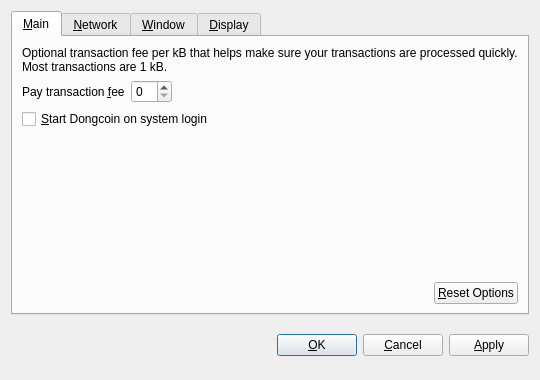
<?xml version="1.0" encoding="UTF-8"?>
<ui version="4.0">
 <class>OptionsDialog</class>
 <widget class="QDialog" name="OptionsDialog">
  <property name="geometry">
   <rect>
    <x>0</x>
    <y>0</y>
    <width>540</width>
    <height>380</height>
   </rect>
  </property>
  <property name="windowTitle">
   <string>Options</string>
  </property>
  <property name="modal">
   <bool>true</bool>
  </property>
  <layout class="QVBoxLayout" name="verticalLayout">
   <item>
    <widget class="QTabWidget" name="tabWidget">
     <property name="tabPosition">
      <enum>QTabWidget::North</enum>
     </property>
     <property name="currentIndex">
      <number>0</number>
     </property>
     <widget class="QWidget" name="tabMain">
      <attribute name="title">
       <string>&amp;Main</string>
      </attribute>
      <layout class="QVBoxLayout" name="verticalLayout_Main">
       <item>
        <widget class="QLabel" name="transactionFeeInfoLabel">
         <property name="text">
          <string>Optional transaction fee per kB that helps make sure your transactions are processed quickly. Most transactions are 1 kB.</string>
         </property>
         <property name="textFormat">
          <enum>Qt::PlainText</enum>
         </property>
         <property name="wordWrap">
          <bool>true</bool>
         </property>
        </widget>
       </item>
       <item>
        <layout class="QHBoxLayout" name="horizontalLayout_1_Main">
         <item>
          <widget class="QLabel" name="transactionFeeLabel">
           <property name="text">
            <string>Pay transaction &amp;fee</string>
           </property>
           <property name="textFormat">
            <enum>Qt::PlainText</enum>
           </property>
           <property name="buddy">
            <cstring>transactionFee</cstring>
           </property>
          </widget>
         </item>
         <item>
          <widget class="BitcoinAmountField" name="transactionFee"/>
         </item>
         <item>
          <spacer name="horizontalSpacer_1_Main">
           <property name="orientation">
            <enum>Qt::Horizontal</enum>
           </property>
           <property name="sizeHint" stdset="0">
            <size>
             <width>40</width>
             <height>20</height>
            </size>
           </property>
          </spacer>
         </item>
        </layout>
       </item>
       <item>
        <widget class="QCheckBox" name="bitcoinAtStartup">
         <property name="toolTip">
          <string>Automatically start Dongcoin after logging in to the system.</string>
         </property>
         <property name="text">
          <string>&amp;Start Dongcoin on system login</string>
         </property>
        </widget>
       </item>
       <item>
        <spacer name="verticalSpacer_Main">
         <property name="orientation">
          <enum>Qt::Vertical</enum>
         </property>
         <property name="sizeHint" stdset="0">
          <size>
           <width>20</width>
           <height>40</height>
          </size>
         </property>
        </spacer>
       </item>
       <item>
        <layout class="QHBoxLayout" name="horizontalLayout_2_Main">
         <item>
          <spacer name="horizontalSpacer_2_Main">
           <property name="orientation">
            <enum>Qt::Horizontal</enum>
           </property>
           <property name="sizeHint" stdset="0">
            <size>
             <width>40</width>
             <height>20</height>
            </size>
           </property>
          </spacer>
         </item>
         <item>
          <widget class="QPushButton" name="resetButton">
           <property name="toolTip">
            <string>Reset all client options to default.</string>
           </property>
           <property name="text">
            <string>&amp;Reset Options</string>
           </property>
           <property name="autoDefault">
            <bool>false</bool>
           </property>
          </widget>
         </item>
        </layout>
       </item>
      </layout>
     </widget>
     <widget class="QWidget" name="tabNetwork">
      <attribute name="title">
       <string>&amp;Network</string>
      </attribute>
      <layout class="QVBoxLayout" name="verticalLayout_Network">
       <item>
        <widget class="QCheckBox" name="mapPortUpnp">
         <property name="toolTip">
          <string>Automatically open the Dongcoin client port on the router. This only works when your router supports UPnP and it is enabled.</string>
         </property>
         <property name="text">
          <string>Map port using &amp;UPnP</string>
         </property>
        </widget>
       </item>
       <item>
        <widget class="QCheckBox" name="connectSocks">
         <property name="toolTip">
          <string>Connect to the Dongcoin network through a SOCKS proxy (e.g. when connecting through Tor).</string>
         </property>
         <property name="text">
          <string>&amp;Connect through SOCKS proxy:</string>
         </property>
        </widget>
       </item>
       <item>
        <layout class="QHBoxLayout" name="horizontalLayout_Network">
         <item>
          <widget class="QLabel" name="proxyIpLabel">
           <property name="text">
            <string>Proxy &amp;IP:</string>
           </property>
           <property name="textFormat">
            <enum>Qt::PlainText</enum>
           </property>
           <property name="buddy">
            <cstring>proxyIp</cstring>
           </property>
          </widget>
         </item>
         <item>
          <widget class="QValidatedLineEdit" name="proxyIp">
           <property name="maximumSize">
            <size>
             <width>140</width>
             <height>16777215</height>
            </size>
           </property>
           <property name="toolTip">
            <string>IP address of the proxy (e.g. 127.0.0.1)</string>
           </property>
          </widget>
         </item>
         <item>
          <widget class="QLabel" name="proxyPortLabel">
           <property name="text">
            <string>&amp;Port:</string>
           </property>
           <property name="textFormat">
            <enum>Qt::PlainText</enum>
           </property>
           <property name="buddy">
            <cstring>proxyPort</cstring>
           </property>
          </widget>
         </item>
         <item>
          <widget class="QLineEdit" name="proxyPort">
           <property name="maximumSize">
            <size>
             <width>55</width>
             <height>16777215</height>
            </size>
           </property>
           <property name="toolTip">
            <string>Port of the proxy (e.g. 9050)</string>
           </property>
          </widget>
         </item>
         <item>
          <widget class="QLabel" name="socksVersionLabel">
           <property name="text">
            <string>SOCKS &amp;Version:</string>
           </property>
           <property name="textFormat">
            <enum>Qt::PlainText</enum>
           </property>
           <property name="buddy">
            <cstring>socksVersion</cstring>
           </property>
          </widget>
         </item>
         <item>
          <widget class="QValueComboBox" name="socksVersion">
           <property name="toolTip">
            <string>SOCKS version of the proxy (e.g. 5)</string>
           </property>
          </widget>
         </item>
         <item>
          <spacer name="horizontalSpacer_Network">
           <property name="orientation">
            <enum>Qt::Horizontal</enum>
           </property>
           <property name="sizeHint" stdset="0">
            <size>
             <width>40</width>
             <height>20</height>
            </size>
           </property>
          </spacer>
         </item>
        </layout>
       </item>
       <item>
        <spacer name="verticalSpacer_Network">
         <property name="orientation">
          <enum>Qt::Vertical</enum>
         </property>
         <property name="sizeHint" stdset="0">
          <size>
           <width>20</width>
           <height>40</height>
          </size>
         </property>
        </spacer>
       </item>
      </layout>
     </widget>
     <widget class="QWidget" name="tabWindow">
      <attribute name="title">
       <string>&amp;Window</string>
      </attribute>
      <layout class="QVBoxLayout" name="verticalLayout_Window">
       <item>
        <widget class="QCheckBox" name="minimizeToTray">
         <property name="toolTip">
          <string>Show only a tray icon after minimizing the window.</string>
         </property>
         <property name="text">
          <string>&amp;Minimize to the tray instead of the taskbar</string>
         </property>
        </widget>
       </item>
       <item>
        <widget class="QCheckBox" name="minimizeOnClose">
         <property name="toolTip">
          <string>Minimize instead of exit the application when the window is closed. When this option is enabled, the application will be closed only after selecting Quit in the menu.</string>
         </property>
         <property name="text">
          <string>M&amp;inimize on close</string>
         </property>
        </widget>
       </item>
       <item>
        <spacer name="verticalSpacer_Window">
         <property name="orientation">
          <enum>Qt::Vertical</enum>
         </property>
         <property name="sizeHint" stdset="0">
          <size>
           <width>20</width>
           <height>40</height>
          </size>
         </property>
        </spacer>
       </item>
      </layout>
     </widget>
     <widget class="QWidget" name="tabDisplay">
      <attribute name="title">
       <string>&amp;Display</string>
      </attribute>
      <layout class="QVBoxLayout" name="verticalLayout_Display">
       <item>
        <layout class="QHBoxLayout" name="horizontalLayout_1_Display">
         <item>
          <widget class="QLabel" name="langLabel">
           <property name="text">
            <string>User Interface &amp;language:</string>
           </property>
           <property name="textFormat">
            <enum>Qt::PlainText</enum>
           </property>
           <property name="buddy">
            <cstring>lang</cstring>
           </property>
          </widget>
         </item>
         <item>
          <widget class="QValueComboBox" name="lang">
           <property name="toolTip">
            <string>The user interface language can be set here. This setting will take effect after restarting Dongcoin.</string>
           </property>
          </widget>
         </item>
        </layout>
       </item>
       <item>
        <layout class="QHBoxLayout" name="horizontalLayout_2_Display">
         <item>
          <widget class="QLabel" name="unitLabel">
           <property name="text">
            <string>&amp;Unit to show amounts in:</string>
           </property>
           <property name="textFormat">
            <enum>Qt::PlainText</enum>
           </property>
           <property name="buddy">
            <cstring>unit</cstring>
           </property>
          </widget>
         </item>
         <item>
          <widget class="QValueComboBox" name="unit">
           <property name="toolTip">
            <string>Choose the default subdivision unit to show in the interface and when sending coins.</string>
           </property>
          </widget>
         </item>
        </layout>
       </item>
       <item>
        <widget class="QCheckBox" name="displayAddresses">
         <property name="toolTip">
          <string>Whether to show Dongcoin addresses in the transaction list or not.</string>
         </property>
         <property name="text">
          <string>&amp;Display addresses in transaction list</string>
         </property>
        </widget>
       </item>
       <item>
        <widget class="QCheckBox" name="coinControlFeatures">
         <property name="toolTip">
          <string>Whether to show coin control features or not.</string>
         </property>
         <property name="text">
          <string>Display coin &amp;control features (experts only!)</string>
         </property>
        </widget>
       </item>
       <item>
        <spacer name="verticalSpacer_Display">
         <property name="orientation">
          <enum>Qt::Vertical</enum>
         </property>
         <property name="sizeHint" stdset="0">
          <size>
           <width>20</width>
           <height>40</height>
          </size>
         </property>
        </spacer>
       </item>
      </layout>
     </widget>
    </widget>
   </item>
   <item>
    <layout class="QHBoxLayout" name="horizontalLayout_Buttons">
     <item>
      <spacer name="horizontalSpacer_1">
       <property name="orientation">
        <enum>Qt::Horizontal</enum>
       </property>
       <property name="sizeHint" stdset="0">
        <size>
         <width>40</width>
         <height>48</height>
        </size>
       </property>
      </spacer>
     </item>
     <item>
      <widget class="QLabel" name="statusLabel">
       <property name="font">
        <font>
         <weight>75</weight>
         <bold>true</bold>
        </font>
       </property>
       <property name="text">
        <string/>
       </property>
       <property name="textFormat">
        <enum>Qt::PlainText</enum>
       </property>
       <property name="wordWrap">
        <bool>true</bool>
       </property>
      </widget>
     </item>
     <item>
      <spacer name="horizontalSpacer_2">
       <property name="orientation">
        <enum>Qt::Horizontal</enum>
       </property>
       <property name="sizeHint" stdset="0">
        <size>
         <width>40</width>
         <height>48</height>
        </size>
       </property>
      </spacer>
     </item>
     <item>
      <widget class="QPushButton" name="okButton">
       <property name="text">
        <string>&amp;OK</string>
       </property>
      </widget>
     </item>
     <item>
      <widget class="QPushButton" name="cancelButton">
       <property name="text">
        <string>&amp;Cancel</string>
       </property>
       <property name="autoDefault">
        <bool>false</bool>
       </property>
      </widget>
     </item>
     <item>
      <widget class="QPushButton" name="applyButton">
       <property name="text">
        <string>&amp;Apply</string>
       </property>
       <property name="autoDefault">
        <bool>false</bool>
       </property>
      </widget>
     </item>
    </layout>
   </item>
  </layout>
 </widget>
 <customwidgets>
  <customwidget>
   <class>BitcoinAmountField</class>
   <extends>QSpinBox</extends>
   <header>bitcoinamountfield.h</header>
  </customwidget>
  <customwidget>
   <class>QValueComboBox</class>
   <extends>QComboBox</extends>
   <header>qvaluecombobox.h</header>
  </customwidget>
  <customwidget>
   <class>QValidatedLineEdit</class>
   <extends>QLineEdit</extends>
   <header>qvalidatedlineedit.h</header>
  </customwidget>
 </customwidgets>
 <resources/>
 <connections/>
</ui>
